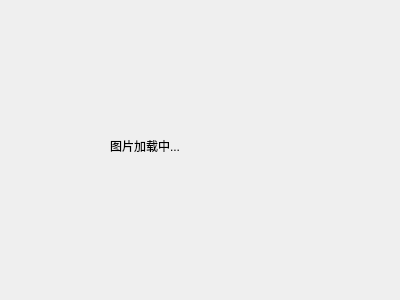
<?xml version="1.0" encoding="UTF-8"?>
<ui version="4.0">
 <class>QrDlg</class>
 <widget class="QWidget" name="QrDlg">
  <property name="geometry">
   <rect>
    <x>0</x>
    <y>0</y>
    <width>400</width>
    <height>300</height>
   </rect>
  </property>
  <property name="windowTitle">
   <string>Form</string>
  </property>
  <widget class="QLabel" name="qrImg">
   <property name="geometry">
    <rect>
     <x>110</x>
     <y>60</y>
     <width>171</width>
     <height>171</height>
    </rect>
   </property>
   <property name="text">
    <string>图片加载中...</string>
   </property>
  </widget>
 </widget>
 <resources/>
 <connections/>
</ui>
